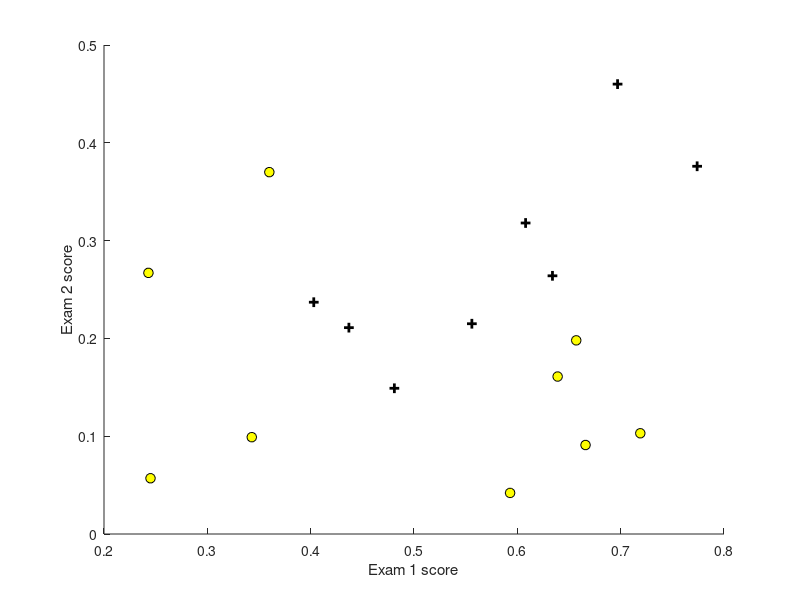

Reproduce this figure in MATLAB. (Note: this script raises an error after producing the figure.)
load('watermelondata.mat');
X = data(:, [2, 3]); y = data(:, 4);
figure; hold on;
pos=find(y==1);
neg=find(y==0);
plot(X(pos,1),X(pos,2),'k+','LineWidth',2,'MarkerSize',7);
plot(X(neg,1),X(neg,2),'ko','MarkerFaceColor','y','MarkerSize',7);
% Labels and Legend
xlabel('Exam 1 score')
ylabel('Exam 2 score')
hold off;
[m, n] = size(X);
% Add intercept term to x and X_test
X = [ones(m, 1) X];
% Initialize fitting parameters
initial_theta = zeros(n + 1, 1);
options = optimset('GradObj', 'on', 'MaxIter', 400);
[theta, cost] = fminunc(@(t)(costfunction(X, y,t)), initial_theta, options);
res=traindata*theta;
%plot decision boundary
hold on;
if size(X, 2) <= 3
    % Only need 2 points to define a line, so choose two endpoints
    plot_x = [min(X(:,2))-2,  max(X(:,2))+2];
    % Calculate the decision boundary line
    plot_y = (-1./theta(3)).*(theta(2).*plot_x + theta(1));
    plot(plot_x, plot_y)
    % Legend, specific for the exercise
    legend('Admitted', 'Not admitted', 'Decision Boundary')
    axis([30, 100, 30, 100])
else
    % Here is the grid range
    u = linspace(-1, 1.5, 50);
    v = linspace(-1, 1.5, 50);
    z = zeros(length(u), length(v));
    % Evaluate z = theta*x over the grid
    for i = 1:length(u)
        for j = 1:length(v)
            z(i,j) = mapFeature(u(i), v(j))*theta;
        end
    end
    z = z'; 
    contour(u, v, z, [0, 0], 'LineWidth', 2)
end
hold off;